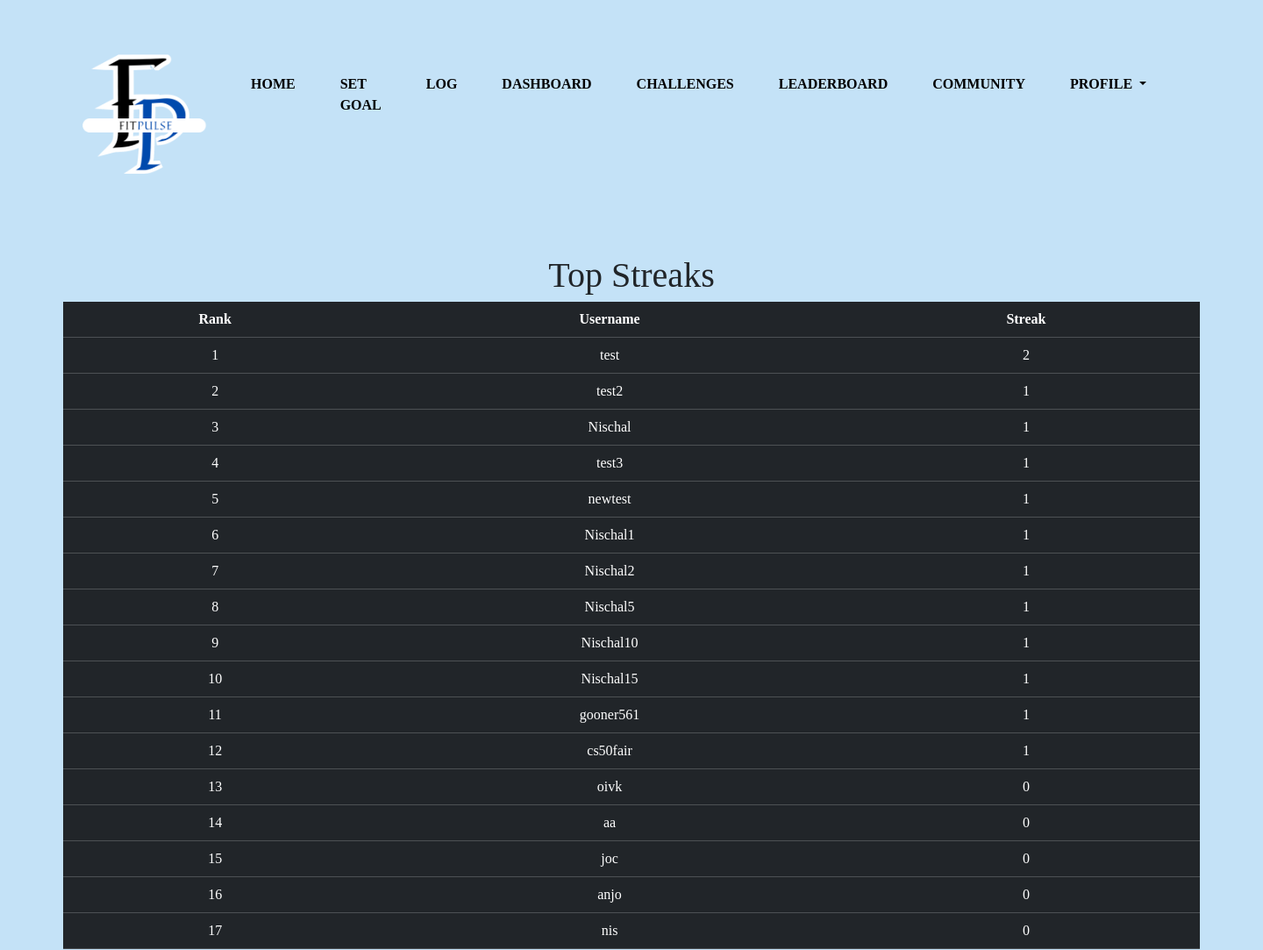
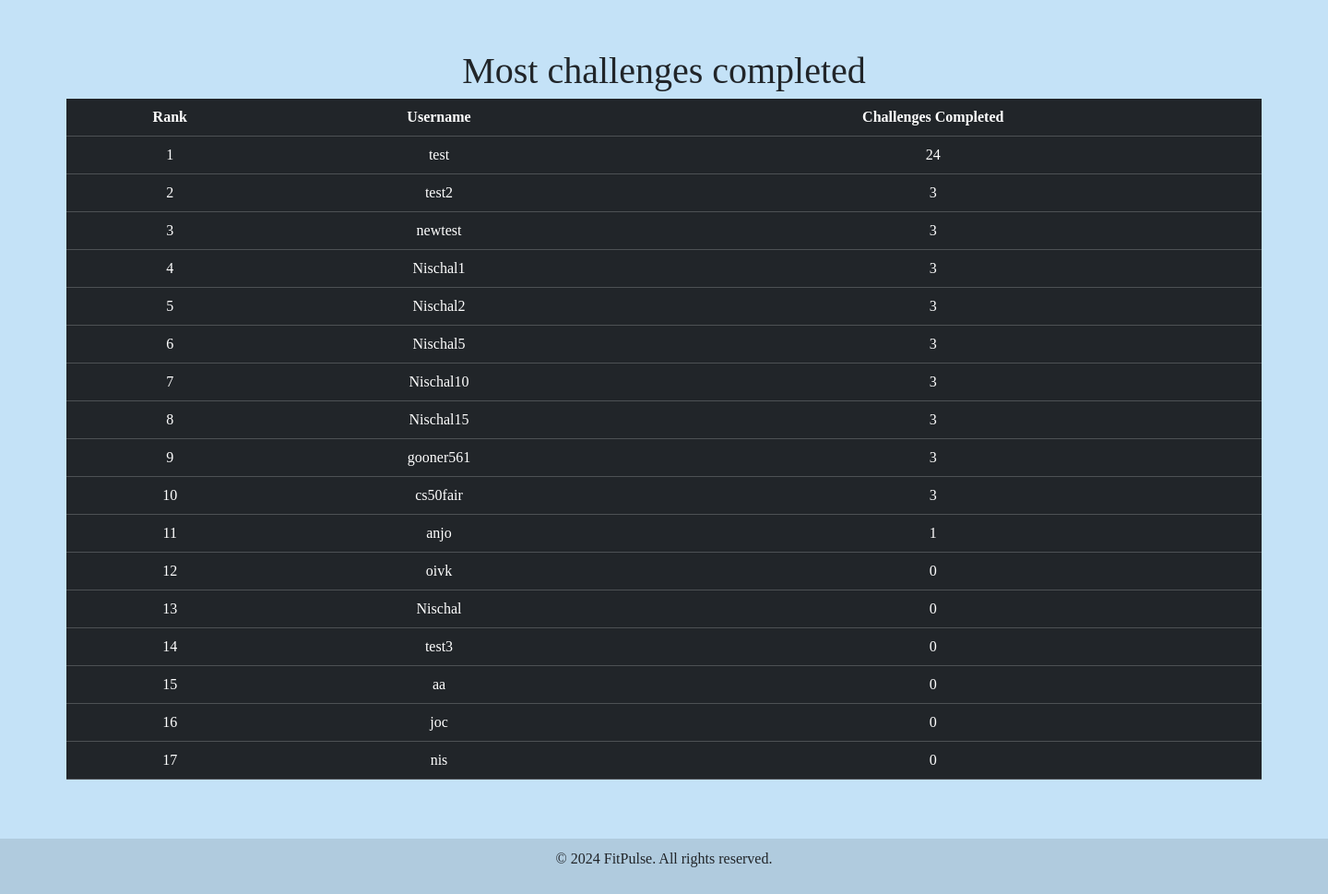
The app's page /leaderboard (signed in) with its own data (2 pictures, top to bottom).
### tables this page shows
CREATE TABLE stats (
    id INTEGER PRIMARY KEY AUTOINCREMENT,
    user_id INTEGER NOT NULL UNIQUE,
    streak INTEGER DEFAULT 0,
    total_challenges_completed INTEGER DEFAULT 0,
    last_challenge_date DATE,
    FOREIGN KEY (user_id) REFERENCES users(id)
);

CREATE TABLE "Users" (
    id INTEGER PRIMARY KEY AUTOINCREMENT,
    username TEXT UNIQUE NOT NULL,
    passhash TEXT NOT NULL,
    age INTEGER NOT NULL,
    height REAL NOT NULL,
    weight REAL NOT NULL,
    gender TEXT NOT NULL,
created_at TEXT DEFAULT (DATE('now', 'localtime')));

### app.py (the view)
@app.route("/leaderboard")
@login_required
def leaderboard():
    conn = get_db_connection()
    streak_leaderboard = conn.execute("""
        SELECT Users.username, stats.streak, stats.total_challenges_completed
        FROM stats
        INNER JOIN Users ON stats.user_id = Users.id
        ORDER BY stats.streak DESC
        LIMIT 20
        """).fetchall()
    challenges_leaderboard = conn.execute("""
        SELECT Users.username, stats.streak, stats.total_challenges_completed
        FROM stats
        INNER JOIN Users ON stats.user_id = Users.id
        ORDER BY stats.total_challenges_completed DESC
        LIMIT 20
        """).fetchall()
    conn.close()
    return render_template("leaderboard.html", streak_lead = streak_leaderboard, challenges_lead = challenges_leaderboard)

### app.py (called while the page is built)
@app.after_request
def after_request(response):
    response.headers["Cache-Control"] = "no-cache, no-store, must-revalidate"
    response.headers["Expires"] = 0
    response.headers["Pragma"] = "no-cache"
    return response

@login_manager.user_loader
def load_user(user_id):
    conn = get_db_connection()
    user = conn.execute("SELECT * FROM users WHERE id = ?", (user_id,)).fetchone()
    conn.close()
    if user:
        return User(id=user["id"], username=user["username"])
    return None

### helpers.py (called while the page is built)
def get_db_connection():
    conn = sqlite3.connect("database.db")
    conn.row_factory = sqlite3.Row
    return conn

### templates/leaderboard.html (shortened to what this page needs)
{% extends "layout.html" %}
{% block main %}
    <div class="text-dark">
        <div class="mb-5">
            <div class="table-title fs-1">Top Streaks</div>
                <table class="table table-dark">
                    <thead>
                            <th scope="col">Rank</th>
                            <th scope="col">Username</th>
                            <th scope="col">Streak</th>
                    </thead>
                    <tbody>
                        {% for user in streak_lead %}
                            <tr>
                                <td>{{ loop.index }}</td>
                                <td>{{ user['username'] }}</td>
                                <td>{{ user['streak'] }}</td>
                            </tr>
                        {% endfor %}
                    </tbody>
                </table>
            </div>
        </div>
        <div class="mt-5">
            <div class="table-title text-dark fs-1">Most challenges completed</div>
                <table class="table table-dark">
                    <thead>
                            <th scope="col">Rank</th>
                            <th scope="col">Username</th>
                            <th scope="col">Challenges Completed</th>
                    </thead>
                    <tbody>
                        {% for user in challenges_lead %}
                            <tr>
                                <td>{{ loop.index }}</td>
                                <td>{{ user['username'] }}</td>
                                <td>{{ user['total_challenges_completed'] }}</td>
                            </tr>
                        {% endfor %}
                    </tbody>
                </table>
            </div>
{% endblock %}

### templates/layout.html (shortened to what this page needs)
<!DOCTYPE html>
<html lang="en">
    <head>
        <link href="https://cdn.jsdelivr.net/npm/bootstrap@5.3.3/dist/css/bootstrap.min.css" rel="stylesheet">
        <link href="/static/styles.css" rel="stylesheet">
    </head>
    <body class>
        <nav class="navbar navbar-light navbar-expand-lg"
        style="background-color: {% if request.endpoint == 'index' or request.endpoint == 'login' or request.endpoint == 'register' %}transparent{% else %}#c4e2f7{% endif %};" >
            <div class="container-fluid">
                <a class="navbar-brand" href="{{url_for('index')}}">
                    <img src="{{ url_for('static', filename='logo.png') }}" alt="logo" class="logo">
                </a>
                <div class="collapse navbar-collapse" id="navbarNavAltMarkup">
                    {% if current_user.is_authenticated %}
                    <div class="navbar-nav ms-auto">
                        <a class="nav-item nav-link" href="{{url_for('index')}}">Home</a>
                        <a class="nav-item nav-link" href="{{url_for('goal')}}">Set Goal</a>
                        <a class="nav-item nav-link" href="{{url_for('logsheet')}}">Log</a>
                        <a class="nav-item nav-link" href="{{url_for('dashboard')}}">Dashboard</a>
                        <a class="nav-item nav-link" href="{{url_for('challenges')}}">Challenges</a>
                        <a class="nav-item nav-link" href="{{url_for('leaderboard')}}">Leaderboard</a>
                        <a class="nav-item nav-link" href="{{url_for('chat')}}">Community</a>
                        <div class="nav-item dropdown">
                            <a class="nav-link dropdown-toggle" href="#" id="navbarProfileDropdown" role="button" data-bs-toggle="dropdown" aria-expanded="false">
                                Profile
                            </a>
                        </div>
                    </div>
                    {% else %}
                    <div class="navbar-nav ms-auto">
                        <a class="nav-item nav-link" href="{{url_for('login')}}">Login</a>
                        <a class="nav-item nav-link" href="{{url_for('register')}}">Register</a>
                    </div>
                    {% endif %}
                </div>
            </div>
        </nav>
        <main class="container py-5 text-center">
            {% block main %}{% endblock %}
        </main>
        <footer>
            <p>© 2024 FitPulse. All rights reserved.</p>
        </footer>
    </body>
</html>

### static/styles.css (style rules this page uses)
html, body { height: 100%; margin: 0; display: flex; flex-direction: column; }
body { font-family: "Georgia", Serif; background-color: #c4e2f7; }
.logo { height: 200px; width: auto; object-fit: contain; padding-left: 50px; margin-top: 10px; }
.navbar-nav { padding-right: 80px; }
.navbar-nav .nav-link { font-weight: bold; text-transform: uppercase; padding: 10px 40px 30px; margin-right: 35px; transition: color 0.3s ease; }
main { flex: 1; }
footer { background-color: #0000001a; padding: 10px; text-align: center; width: 100%; }
.container { color: #fff; }

### templates/layout.html (style rules this page uses)
.navbar-nav .nav-link { color: #000; }

### records on screen
stats: username "test", streak "2", total_challenges_completed "24"
stats: username "test2", streak "1", total_challenges_completed "3"
stats: username "Nischal", streak "1", total_challenges_completed "0"
stats: username "test3", streak "1", total_challenges_completed "0"
stats: username "newtest", streak "1", total_challenges_completed "3"
stats: username "Nischal1", streak "1", total_challenges_completed "3"
stats: username "Nischal2", streak "1", total_challenges_completed "3"
stats: username "Nischal5", streak "1", total_challenges_completed "3"
stats: username "Nischal10", streak "1", total_challenges_completed "3"
stats: username "Nischal15", streak "1", total_challenges_completed "3"
stats: username "gooner561", streak "1", total_challenges_completed "3"
stats: username "cs50fair", streak "1", total_challenges_completed "3"
stats: username "oivk", streak "0", total_challenges_completed "0"
stats: username "aa", streak "0", total_challenges_completed "0"
stats: username "joc", streak "0", total_challenges_completed "0"
stats: username "anjo", streak "0", total_challenges_completed "1"
stats: username "nis", streak "0", total_challenges_completed "0"
